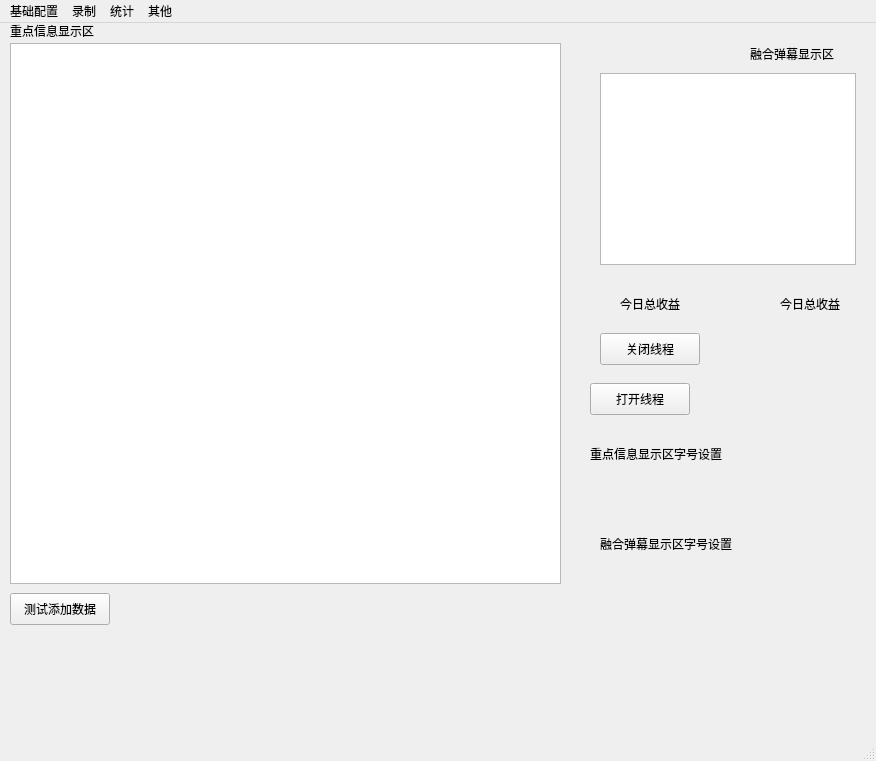
<?xml version="1.0" encoding="UTF-8"?>
<ui version="4.0">
 <class>MainWindow</class>
 <widget class="QMainWindow" name="MainWindow">
  <property name="geometry">
   <rect>
    <x>0</x>
    <y>0</y>
    <width>876</width>
    <height>761</height>
   </rect>
  </property>
  <property name="windowTitle">
   <string>MainWindow</string>
  </property>
  <widget class="QWidget" name="centralwidget">
   <widget class="QListView" name="listView">
    <property name="geometry">
     <rect>
      <x>600</x>
      <y>50</y>
      <width>256</width>
      <height>192</height>
     </rect>
    </property>
   </widget>
   <widget class="QLabel" name="label">
    <property name="geometry">
     <rect>
      <x>750</x>
      <y>20</y>
      <width>91</width>
      <height>21</height>
     </rect>
    </property>
    <property name="text">
     <string>融合弹幕显示区</string>
    </property>
   </widget>
   <widget class="QLabel" name="label_2">
    <property name="geometry">
     <rect>
      <x>10</x>
      <y>0</y>
      <width>91</width>
      <height>16</height>
     </rect>
    </property>
    <property name="text">
     <string>重点信息显示区</string>
    </property>
   </widget>
   <widget class="QLabel" name="label_3">
    <property name="geometry">
     <rect>
      <x>620</x>
      <y>270</y>
      <width>71</width>
      <height>21</height>
     </rect>
    </property>
    <property name="text">
     <string>今日总收益</string>
    </property>
   </widget>
   <widget class="QLabel" name="label_4">
    <property name="geometry">
     <rect>
      <x>780</x>
      <y>270</y>
      <width>71</width>
      <height>21</height>
     </rect>
    </property>
    <property name="text">
     <string>今日总收益</string>
    </property>
   </widget>
   <widget class="QLabel" name="label_5">
    <property name="geometry">
     <rect>
      <x>590</x>
      <y>410</y>
      <width>141</width>
      <height>41</height>
     </rect>
    </property>
    <property name="text">
     <string>重点信息显示区字号设置</string>
    </property>
   </widget>
   <widget class="QLabel" name="label_6">
    <property name="geometry">
     <rect>
      <x>600</x>
      <y>500</y>
      <width>141</width>
      <height>41</height>
     </rect>
    </property>
    <property name="text">
     <string>融合弹幕显示区字号设置</string>
    </property>
   </widget>
   <widget class="QPushButton" name="pushButton">
    <property name="geometry">
     <rect>
      <x>600</x>
      <y>310</y>
      <width>100</width>
      <height>32</height>
     </rect>
    </property>
    <property name="text">
     <string>关闭线程</string>
    </property>
   </widget>
   <widget class="QPushButton" name="pushButton_2">
    <property name="geometry">
     <rect>
      <x>590</x>
      <y>360</y>
      <width>100</width>
      <height>32</height>
     </rect>
    </property>
    <property name="text">
     <string>打开线程</string>
    </property>
   </widget>
   <widget class="QPushButton" name="pushButton_3">
    <property name="geometry">
     <rect>
      <x>10</x>
      <y>570</y>
      <width>100</width>
      <height>32</height>
     </rect>
    </property>
    <property name="text">
     <string>测试添加数据</string>
    </property>
   </widget>
   <widget class="QTableWidget" name="tableWidget_normalMsg">
    <property name="geometry">
     <rect>
      <x>10</x>
      <y>20</y>
      <width>551</width>
      <height>541</height>
     </rect>
    </property>
   </widget>
  </widget>
  <widget class="QMenuBar" name="menubar">
   <property name="geometry">
    <rect>
     <x>0</x>
     <y>0</y>
     <width>876</width>
     <height>34</height>
    </rect>
   </property>
   <widget class="QMenu" name="menu_basic_setting">
    <property name="title">
     <string>基础配置</string>
    </property>
    <addaction name="actionden_login_Blibili"/>
    <addaction name="actionden_login_Douyin"/>
    <addaction name="actionden_login_Kuaishou"/>
   </widget>
   <widget class="QMenu" name="menu_2">
    <property name="title">
     <string>录制</string>
    </property>
    <addaction name="action"/>
    <addaction name="actionSaveDou"/>
    <addaction name="actionluzhi"/>
   </widget>
   <widget class="QMenu" name="menu_3">
    <property name="title">
     <string>统计</string>
    </property>
   </widget>
   <widget class="QMenu" name="menu_4">
    <property name="title">
     <string>其他</string>
    </property>
   </widget>
   <addaction name="menu_basic_setting"/>
   <addaction name="menu_2"/>
   <addaction name="menu_3"/>
   <addaction name="menu_4"/>
  </widget>
  <widget class="QStatusBar" name="statusbar"/>
  <action name="action">
   <property name="text">
    <string>录制B站直播</string>
   </property>
  </action>
  <action name="actionSaveDou">
   <property name="text">
    <string>录制抖音直播</string>
   </property>
  </action>
  <action name="actionluzhi">
   <property name="text">
    <string>录制快手直播</string>
   </property>
  </action>
  <action name="actionden_login_Blibili">
   <property name="text">
    <string>登录B站账号</string>
   </property>
  </action>
  <action name="actionden_login_Douyin">
   <property name="text">
    <string>登录抖音账号</string>
   </property>
  </action>
  <action name="actionden_login_Kuaishou">
   <property name="text">
    <string>登录快手账号</string>
   </property>
  </action>
 </widget>
 <resources/>
 <connections/>
</ui>
